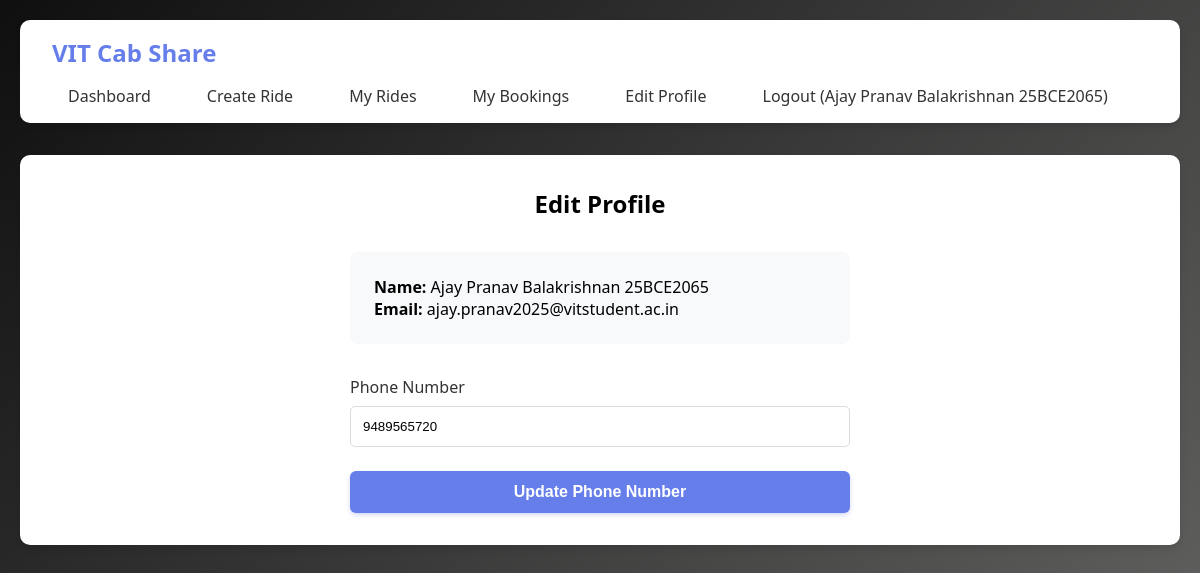
Screenshot of /edit_profile (signed in) with the database file from the repository.
### app.py (models this page shows)
class User(db.Model):
    id = db.Column(db.Integer, primary_key=True)
    name = db.Column(db.String(100), nullable=False)
    email = db.Column(db.String(120), unique=True, nullable=False)
    phone = db.Column(db.String(15), nullable=True)
    google_id = db.Column(db.String(100), unique=True, nullable=False)
    rides = db.relationship('Ride', backref='creator', lazy=True)
    bookings = db.relationship('Booking', backref='user', lazy=True)

### app.py (the view)
@app.route('/edit_profile', methods=['GET', 'POST'])
def edit_profile():
    if 'user_id' not in session:
        return redirect(url_for('login'))
    user = User.query.get(session['user_id'])
    if not user:
        session.clear()
        flash('Session expired. Please login again.', 'error')
        return redirect(url_for('login'))
    if request.method == 'POST':
        phone = request.form['phone']
        user.phone = phone
        db.session.commit()
        flash('Phone number updated successfully!', 'success')
        return redirect(url_for('index'))
    return render_template('edit_profile.html', user=user)

### templates/edit_profile.html (shortened to what this page needs)
{% extends "base.html" %}
{% block content %}
<div style="max-width: 500px; margin: 0 auto;">
    <h2 style="margin-bottom: 2rem; text-align: center;">Edit Profile</h2>
    <div style="background: #f8f9fa; padding: 1.5rem; border-radius: 8px; margin-bottom: 2rem;">
        <p><strong>Name:</strong> {{ user.name }}</p>
        <p><strong>Email:</strong> {{ user.email }}</p>
    </div>
    <form method="POST">
        <div class="form-group">
            <label for="phone">Phone Number</label>
            <input type="tel" id="phone" name="phone" value="{{ user.phone or '' }}" required>
        </div>
        <button type="submit" class="btn" style="width: 100%;">Update Phone Number</button>
    </form>
</div>
{% endblock %}

### templates/base.html (shortened to what this page needs)
<!DOCTYPE html>
<html lang="en">
<head>
</head>
<body>
    <div class="container">
        <nav>
            <h1> VIT Cab Share</h1>
            <ul>
                {% if session.user_id %}
                    <li><a href="{{ url_for('index') }}">Dashboard</a></li>
                    <li><a href="{{ url_for('create_ride') }}">Create Ride</a></li>
                    <li><a href="{{ url_for('my_rides') }}">My Rides</a></li>
                    <li><a href="{{ url_for('my_bookings') }}">My Bookings</a></li>
                    <li><a href="{{ url_for('edit_profile') }}">Edit Profile</a></li>
                    <li><a href="{{ url_for('logout') }}">Logout ({{ session.user_name }})</a></li>
                {% else %}
                    <li><a href="{{ url_for('login') }}">Login with Google</a></li>
                {% endif %}
            </ul>
        </nav>
        <div class="content">
            {% block content %}{% endblock %}
        </div>
    </div>
</body>
</html>

### templates/base.html (style rules this page uses)
* { margin: 0; padding: 0; box-sizing: border-box; }
body { font-family: 'Segoe UI', Tahoma, Geneva, Verdana, sans-serif; background: linear-gradient(135deg, #0f0f0f 0%, #676766 100%); min-height: 100vh; padding: 20px; }
.container { max-width: 1200px; margin: 0 auto; }
nav { background: white; padding: 1rem 2rem; border-radius: 10px; margin-bottom: 2rem; box-shadow: 0 4px 6px rgba(0,0,0,0.1); display: flex; justify-content: space-between; align-items: center; flex-wrap: wrap; gap: 1rem; }
nav h1 { color: #667eea; font-size: 1.5rem; }
nav ul { list-style: none; display: flex; gap: 1.5rem; flex-wrap: wrap; }
nav a { color: #333; text-decoration: none; font-weight: 500; transition: all 0.3s; padding: 0.5rem 1rem; border-radius: 5px; }
.content { background: white; padding: 2rem; border-radius: 10px; box-shadow: 0 4px 6px rgba(0,0,0,0.1); }
.btn { display: inline-block; padding: 0.75rem 1.5rem; background: #667eea; color: white; text-decoration: none; border-radius: 6px; border: none; cursor: pointer; font-size: 1rem; font-weight: 600; transition: all 0.3s; box-shadow: 0 2px 4px rgba(102, 126, 234, 0.3); }
form { max-width: 500px; }
.form-group { margin-bottom: 1.5rem; }
label { display: block; margin-bottom: 0.5rem; font-weight: 500; color: #333; }
input, select, textarea { width: 100%; padding: 0.75rem; border: 1px solid #ddd; border-radius: 5px; }

### rows the page displays
User: user_name "Ajay Pranav Balakrishnan 25BCE2065", name "Ajay Pranav Balakrishnan 25BCE2065", email "ajay.pranav2025@vitstudent.ac.in", phone "9489565720"
